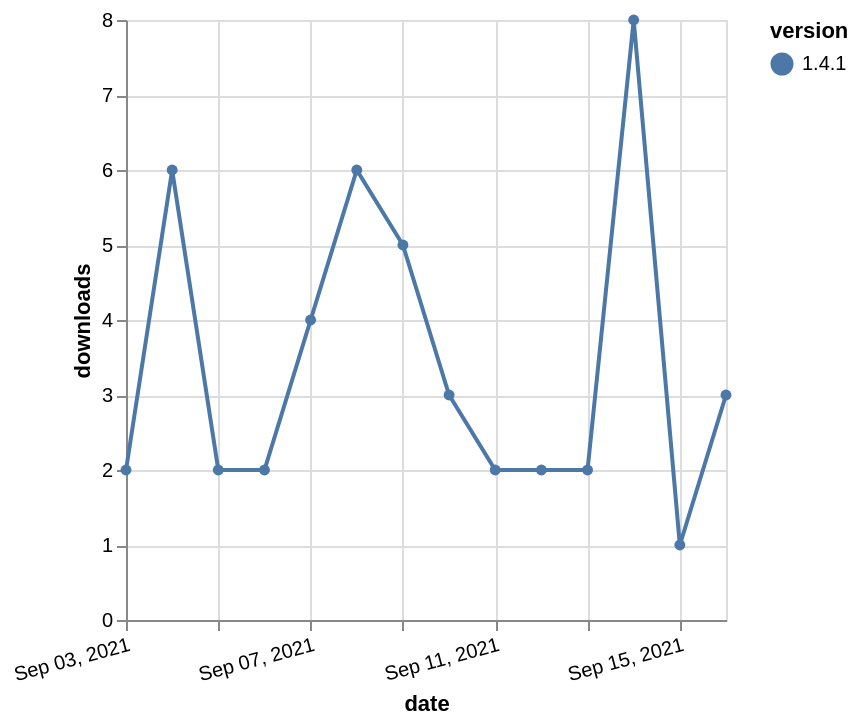

Source (Vega-Lite JSON):
### Vega-Lite specification from a JSON file in a GitHub repository (floating-point values rounded to 4 significant figures)
{"$schema": "https://vega.github.io/schema/vega-lite/v5.json", "description": "A simple bar chart with embedded data.", "data": {"values": [{"date": "2021-09-03", "total": 3223, "delta": 2, "version": "1.4.1"}, {"date": "2021-09-04", "total": 3229, "delta": 6, "version": "1.4.1"}, {"date": "2021-09-05", "total": 3231, "delta": 2, "version": "1.4.1"}, {"date": "2021-09-06", "total": 3233, "delta": 2, "version": "1.4.1"}, {"date": "2021-09-07", "total": 3237, "delta": 4, "version": "1.4.1"}, {"date": "2021-09-08", "total": 3243, "delta": 6, "version": "1.4.1"}, {"date": "2021-09-09", "total": 3248, "delta": 5, "version": "1.4.1"}, {"date": "2021-09-10", "total": 3251, "delta": 3, "version": "1.4.1"}, {"date": "2021-09-11", "total": 3253, "delta": 2, "version": "1.4.1"}, {"date": "2021-09-12", "total": 3255, "delta": 2, "version": "1.4.1"}, {"date": "2021-09-13", "total": 3257, "delta": 2, "version": "1.4.1"}, {"date": "2021-09-14", "total": 3265, "delta": 8, "version": "1.4.1"}, {"date": "2021-09-15", "total": 3266, "delta": 1, "version": "1.4.1"}, {"date": "2021-09-16", "total": 3269, "delta": 3, "version": "1.4.1"}]}, "width": "container", "mark": {"type": "line", "point": {"filled": true}}, "encoding": {"x": {"field": "date", "type": "temporal", "timeUnit": "yearmonthdate", "title": "date", "axis": {"labelAngle": -15}}, "y": {"field": "delta", "type": "quantitative", "title": "downloads"}, "color": {"field": "version", "type": "nominal"}, "tooltip": {"field": "delta"}}}
